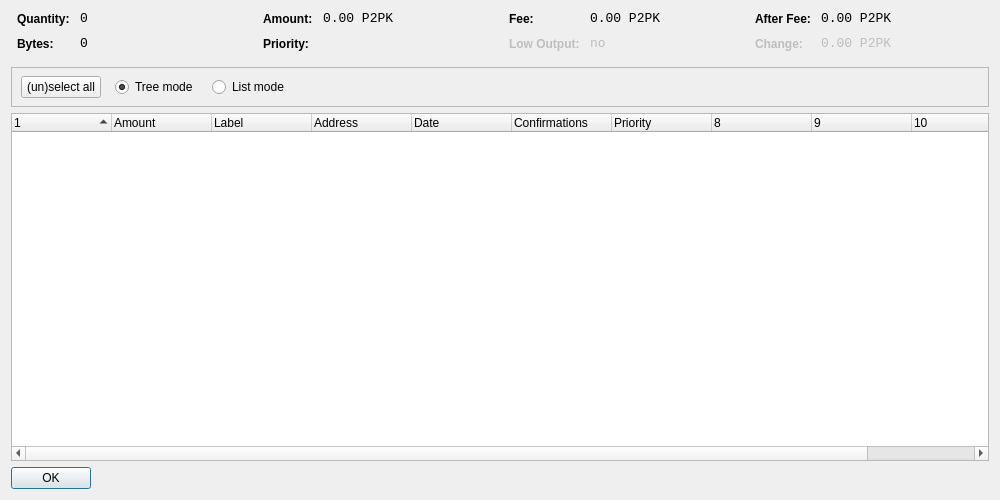
<?xml version="1.0" encoding="UTF-8"?>
<ui version="4.0">
 <class>CoinControlDialog</class>
 <widget class="QDialog" name="CoinControlDialog">
  <property name="geometry">
   <rect>
    <x>0</x>
    <y>0</y>
    <width>1000</width>
    <height>500</height>
   </rect>
  </property>
  <property name="windowTitle">
   <string>Coin Control</string>
  </property>
  <layout class="QVBoxLayout" name="verticalLayout">
   <item>
    <layout class="QHBoxLayout" name="horizontalLayoutTop" stretch="0,0,0,0">
     <property name="topMargin">
      <number>0</number>
     </property>
     <property name="bottomMargin">
      <number>10</number>
     </property>
     <item>
      <layout class="QFormLayout" name="formLayoutCoinControl1">
       <property name="horizontalSpacing">
        <number>10</number>
       </property>
       <property name="verticalSpacing">
        <number>10</number>
       </property>
       <property name="leftMargin">
        <number>6</number>
       </property>
       <property name="rightMargin">
        <number>6</number>
       </property>
       <item row="0" column="0">
        <widget class="QLabel" name="labelCoinControlQuantityText">
         <property name="styleSheet">
          <string notr="true">font-weight:bold;</string>
         </property>
         <property name="text">
          <string>Quantity:</string>
         </property>
        </widget>
       </item>
       <item row="0" column="1">
        <widget class="QLabel" name="labelCoinControlQuantity">
         <property name="font">
          <font>
           <family>Monospace</family>
           <pointsize>10</pointsize>
          </font>
         </property>
         <property name="cursor">
          <cursorShape>IBeamCursor</cursorShape>
         </property>
         <property name="contextMenuPolicy">
          <enum>Qt::ActionsContextMenu</enum>
         </property>
         <property name="text">
          <string notr="true">0</string>
         </property>
         <property name="textInteractionFlags">
          <set>Qt::LinksAccessibleByMouse|Qt::TextSelectableByKeyboard|Qt::TextSelectableByMouse</set>
         </property>
        </widget>
       </item>
       <item row="1" column="0">
        <widget class="QLabel" name="labelCoinControlBytesText">
         <property name="styleSheet">
          <string notr="true">font-weight:bold;</string>
         </property>
         <property name="text">
          <string>Bytes:</string>
         </property>
        </widget>
       </item>
       <item row="1" column="1">
        <widget class="QLabel" name="labelCoinControlBytes">
         <property name="font">
          <font>
           <family>Monospace</family>
           <pointsize>10</pointsize>
          </font>
         </property>
         <property name="cursor">
          <cursorShape>IBeamCursor</cursorShape>
         </property>
         <property name="contextMenuPolicy">
          <enum>Qt::ActionsContextMenu</enum>
         </property>
         <property name="text">
          <string notr="true">0</string>
         </property>
         <property name="textInteractionFlags">
          <set>Qt::LinksAccessibleByMouse|Qt::TextSelectableByKeyboard|Qt::TextSelectableByMouse</set>
         </property>
        </widget>
       </item>
      </layout>
     </item>
     <item>
      <layout class="QFormLayout" name="formLayoutCoinControl2">
       <property name="horizontalSpacing">
        <number>10</number>
       </property>
       <property name="verticalSpacing">
        <number>10</number>
       </property>
       <property name="leftMargin">
        <number>6</number>
       </property>
       <property name="rightMargin">
        <number>6</number>
       </property>
       <item row="0" column="0">
        <widget class="QLabel" name="labelCoinControlAmountText">
         <property name="styleSheet">
          <string notr="true">font-weight:bold;</string>
         </property>
         <property name="text">
          <string>Amount:</string>
         </property>
        </widget>
       </item>
       <item row="0" column="1">
        <widget class="QLabel" name="labelCoinControlAmount">
         <property name="font">
          <font>
           <family>Monospace</family>
           <pointsize>10</pointsize>
          </font>
         </property>
         <property name="cursor">
          <cursorShape>IBeamCursor</cursorShape>
         </property>
         <property name="contextMenuPolicy">
          <enum>Qt::ActionsContextMenu</enum>
         </property>
         <property name="text">
          <string notr="true">0.00 P2PK</string>
         </property>
         <property name="textInteractionFlags">
          <set>Qt::LinksAccessibleByMouse|Qt::TextSelectableByKeyboard|Qt::TextSelectableByMouse</set>
         </property>
        </widget>
       </item>
       <item row="1" column="0">
        <widget class="QLabel" name="labelCoinControlPriorityText">
         <property name="styleSheet">
          <string notr="true">font-weight:bold;</string>
         </property>
         <property name="text">
          <string>Priority:</string>
         </property>
        </widget>
       </item>
       <item row="1" column="1">
        <widget class="QLabel" name="labelCoinControlPriority">
         <property name="font">
          <font>
           <family>Monospace</family>
           <pointsize>10</pointsize>
          </font>
         </property>
         <property name="cursor">
          <cursorShape>IBeamCursor</cursorShape>
         </property>
         <property name="contextMenuPolicy">
          <enum>Qt::ActionsContextMenu</enum>
         </property>
         <property name="text">
          <string/>
         </property>
         <property name="textInteractionFlags">
          <set>Qt::LinksAccessibleByMouse|Qt::TextSelectableByKeyboard|Qt::TextSelectableByMouse</set>
         </property>
        </widget>
       </item>
      </layout>
     </item>
     <item>
      <layout class="QFormLayout" name="formLayoutCoinControl3">
       <property name="horizontalSpacing">
        <number>10</number>
       </property>
       <property name="verticalSpacing">
        <number>10</number>
       </property>
       <property name="leftMargin">
        <number>6</number>
       </property>
       <property name="rightMargin">
        <number>6</number>
       </property>
       <item row="0" column="0">
        <widget class="QLabel" name="labelCoinControlFeeText">
         <property name="styleSheet">
          <string notr="true">font-weight:bold;</string>
         </property>
         <property name="text">
          <string>Fee:</string>
         </property>
        </widget>
       </item>
       <item row="0" column="1">
        <widget class="QLabel" name="labelCoinControlFee">
         <property name="font">
          <font>
           <family>Monospace</family>
           <pointsize>10</pointsize>
          </font>
         </property>
         <property name="cursor">
          <cursorShape>IBeamCursor</cursorShape>
         </property>
         <property name="contextMenuPolicy">
          <enum>Qt::ActionsContextMenu</enum>
         </property>
         <property name="text">
          <string notr="true">0.00 P2PK</string>
         </property>
         <property name="textInteractionFlags">
          <set>Qt::LinksAccessibleByMouse|Qt::TextSelectableByKeyboard|Qt::TextSelectableByMouse</set>
         </property>
        </widget>
       </item>
       <item row="1" column="0">
        <widget class="QLabel" name="labelCoinControlLowOutputText">
         <property name="enabled">
          <bool>false</bool>
         </property>
         <property name="styleSheet">
          <string notr="true">font-weight:bold;</string>
         </property>
         <property name="text">
          <string>Low Output:</string>
         </property>
        </widget>
       </item>
       <item row="1" column="1">
        <widget class="QLabel" name="labelCoinControlLowOutput">
         <property name="enabled">
          <bool>false</bool>
         </property>
         <property name="font">
          <font>
           <family>Monospace</family>
           <pointsize>10</pointsize>
          </font>
         </property>
         <property name="cursor">
          <cursorShape>IBeamCursor</cursorShape>
         </property>
         <property name="contextMenuPolicy">
          <enum>Qt::ActionsContextMenu</enum>
         </property>
         <property name="text">
          <string notr="true">no</string>
         </property>
         <property name="textInteractionFlags">
          <set>Qt::LinksAccessibleByMouse|Qt::TextSelectableByKeyboard|Qt::TextSelectableByMouse</set>
         </property>
        </widget>
       </item>
      </layout>
     </item>
     <item>
      <layout class="QFormLayout" name="formLayoutCoinControl4">
       <property name="horizontalSpacing">
        <number>10</number>
       </property>
       <property name="verticalSpacing">
        <number>10</number>
       </property>
       <property name="leftMargin">
        <number>6</number>
       </property>
       <property name="rightMargin">
        <number>6</number>
       </property>
       <item row="0" column="0">
        <widget class="QLabel" name="labelCoinControlAfterFeeText">
         <property name="styleSheet">
          <string notr="true">font-weight:bold;</string>
         </property>
         <property name="text">
          <string>After Fee:</string>
         </property>
        </widget>
       </item>
       <item row="0" column="1">
        <widget class="QLabel" name="labelCoinControlAfterFee">
         <property name="font">
          <font>
           <family>Monospace</family>
           <pointsize>10</pointsize>
          </font>
         </property>
         <property name="cursor">
          <cursorShape>IBeamCursor</cursorShape>
         </property>
         <property name="contextMenuPolicy">
          <enum>Qt::ActionsContextMenu</enum>
         </property>
         <property name="text">
          <string notr="true">0.00 P2PK</string>
         </property>
         <property name="textInteractionFlags">
          <set>Qt::LinksAccessibleByMouse|Qt::TextSelectableByKeyboard|Qt::TextSelectableByMouse</set>
         </property>
        </widget>
       </item>
       <item row="1" column="0">
        <widget class="QLabel" name="labelCoinControlChangeText">
         <property name="enabled">
          <bool>false</bool>
         </property>
         <property name="styleSheet">
          <string notr="true">font-weight:bold;</string>
         </property>
         <property name="text">
          <string>Change:</string>
         </property>
        </widget>
       </item>
       <item row="1" column="1">
        <widget class="QLabel" name="labelCoinControlChange">
         <property name="enabled">
          <bool>false</bool>
         </property>
         <property name="font">
          <font>
           <family>Monospace</family>
           <pointsize>10</pointsize>
          </font>
         </property>
         <property name="cursor">
          <cursorShape>IBeamCursor</cursorShape>
         </property>
         <property name="contextMenuPolicy">
          <enum>Qt::ActionsContextMenu</enum>
         </property>
         <property name="text">
          <string notr="true">0.00 P2PK</string>
         </property>
         <property name="textInteractionFlags">
          <set>Qt::LinksAccessibleByMouse|Qt::TextSelectableByKeyboard|Qt::TextSelectableByMouse</set>
         </property>
        </widget>
       </item>
      </layout>
     </item>
    </layout>
   </item>
   <item>
    <widget class="QFrame" name="frame">
     <property name="minimumSize">
      <size>
       <width>0</width>
       <height>40</height>
      </size>
     </property>
     <property name="frameShape">
      <enum>QFrame::StyledPanel</enum>
     </property>
     <property name="frameShadow">
      <enum>QFrame::Sunken</enum>
     </property>
     <widget class="QWidget" name="horizontalLayoutWidget">
      <property name="geometry">
       <rect>
        <x>10</x>
        <y>0</y>
        <width>781</width>
        <height>41</height>
       </rect>
      </property>
      <layout class="QHBoxLayout" name="horizontalLayoutPanel" stretch="0,0,0,0,0">
       <property name="spacing">
        <number>14</number>
       </property>
       <item>
        <widget class="QPushButton" name="pushButtonSelectAll">
         <property name="sizePolicy">
          <sizepolicy hsizetype="Maximum" vsizetype="Fixed">
           <horstretch>0</horstretch>
           <verstretch>0</verstretch>
          </sizepolicy>
         </property>
         <property name="text">
          <string>(un)select all</string>
         </property>
        </widget>
       </item>
       <item>
        <widget class="QRadioButton" name="radioTreeMode">
         <property name="sizePolicy">
          <sizepolicy hsizetype="Maximum" vsizetype="Fixed">
           <horstretch>0</horstretch>
           <verstretch>0</verstretch>
          </sizepolicy>
         </property>
         <property name="text">
          <string>Tree mode</string>
         </property>
         <property name="checked">
          <bool>true</bool>
         </property>
        </widget>
       </item>
       <item>
        <widget class="QRadioButton" name="radioListMode">
         <property name="sizePolicy">
          <sizepolicy hsizetype="Maximum" vsizetype="Fixed">
           <horstretch>0</horstretch>
           <verstretch>0</verstretch>
          </sizepolicy>
         </property>
         <property name="text">
          <string>List mode</string>
         </property>
        </widget>
       </item>
       <item>
        <spacer name="horizontalSpacer">
         <property name="orientation">
          <enum>Qt::Horizontal</enum>
         </property>
         <property name="sizeHint" stdset="0">
          <size>
           <width>40</width>
           <height>20</height>
          </size>
         </property>
        </spacer>
       </item>
      </layout>
     </widget>
    </widget>
   </item>
   <item>
    <widget class="CoinControlTreeWidget" name="treeWidget">
     <property name="contextMenuPolicy">
      <enum>Qt::CustomContextMenu</enum>
     </property>
     <property name="sortingEnabled">
      <bool>false</bool>
     </property>
     <property name="columnCount">
      <number>11</number>
     </property>
     <attribute name="headerShowSortIndicator" stdset="0">
      <bool>true</bool>
     </attribute>
     <attribute name="headerStretchLastSection">
      <bool>false</bool>
     </attribute>
     <column>
      <property name="text">
       <string/>
      </property>
     </column>
     <column>
      <property name="text">
       <string>Amount</string>
      </property>
     </column>
     <column>
      <property name="text">
       <string>Label</string>
      </property>
     </column>
     <column>
      <property name="text">
       <string>Address</string>
      </property>
     </column>
     <column>
      <property name="text">
       <string>Date</string>
      </property>
     </column>
     <column>
      <property name="text">
       <string>Confirmations</string>
      </property>
      <property name="toolTip">
       <string>Confirmed</string>
      </property>
     </column>
     <column>
      <property name="text">
       <string>Priority</string>
      </property>
     </column>
     <column>
      <property name="text">
       <string/>
      </property>
     </column>
     <column>
      <property name="text">
       <string/>
      </property>
     </column>
     <column>
      <property name="text">
       <string/>
      </property>
     </column>
     <column>
      <property name="text">
       <string/>
      </property>
     </column>
    </widget>
   </item>
   <item>
    <widget class="QDialogButtonBox" name="buttonBox">
     <property name="sizePolicy">
      <sizepolicy hsizetype="Maximum" vsizetype="Fixed">
       <horstretch>0</horstretch>
       <verstretch>0</verstretch>
      </sizepolicy>
     </property>
     <property name="orientation">
      <enum>Qt::Horizontal</enum>
     </property>
     <property name="standardButtons">
      <set>QDialogButtonBox::Ok</set>
     </property>
    </widget>
   </item>
  </layout>
 </widget>
 <customwidgets>
  <customwidget>
   <class>CoinControlTreeWidget</class>
   <extends>QTreeWidget</extends>
   <header>coincontroltreewidget.h</header>
  </customwidget>
 </customwidgets>
 <resources/>
 <connections/>
</ui>
